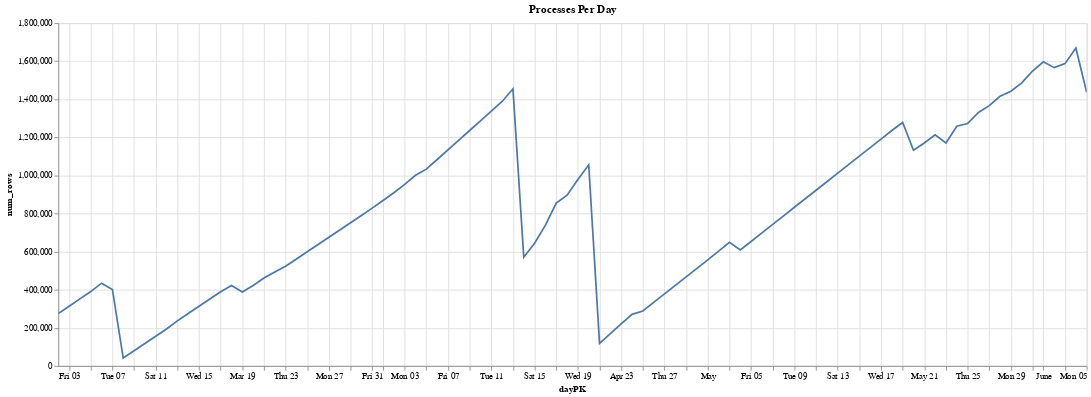

Notebook code for this chart:
### Code cell
# Simple count of processes per day, with result assigned to a panda
# Convert dayPK to a timestamp and altair then displays it nicely.
processes_per_day = %dql select strptime(dayPK,'%Y%m%d') dayPK, count(*) num_rows from process group by all order by daypk
# Chart that using Altair
chart = alt.Chart(processes_per_day).mark_line().encode(
        x='dayPK:T',
        y='num_rows',
        tooltip=['dayPK:T','num_rows']
    ).properties(
        width=1200,
        height=400,
        title='Processes Per Day'
    ).interactive()
display(chart)

### Figure 1 — Vega-Lite specification as saved in the notebook (floating-point values rounded to 4 significant figures)
{"config": {"view": {"continuousWidth": 300, "continuousHeight": 300}}, "data": {"name": "data-f211ad94702a056b36eb33519c017e1a"}, "mark": {"type": "line"}, "encoding": {"tooltip": [{"field": "dayPK", "type": "temporal"}, {"field": "num_rows", "type": "quantitative"}], "x": {"field": "dayPK", "type": "temporal"}, "y": {"field": "num_rows", "type": "quantitative"}}, "height": 400, "params": [{"name": "param_2", "select": {"type": "interval", "encodings": ["x", "y"]}, "bind": "scales"}], "title": "Processes Per Day", "width": 1200, "$schema": "https://vega.github.io/schema/vega-lite/v5.8.0.json", "datasets": {"data-f211ad94702a056b36eb33519c017e1a": [{"dayPK": "2023-03-02T00:00:00", "num_rows": 275312}, {"dayPK": "2023-03-03T00:00:00", "num_rows": 313776}, {"dayPK": "2023-03-04T00:00:00", "num_rows": 352127}, {"dayPK": "2023-03-05T00:00:00", "num_rows": 390491}, {"dayPK": "2023-03-06T00:00:00", "num_rows": 434492}, {"dayPK": "2023-03-07T00:00:00", "num_rows": 401583}, {"dayPK": "2023-03-08T00:00:00", "num_rows": 41600}, {"dayPK": "2023-03-09T00:00:00", "num_rows": 79732}, {"dayPK": "2023-03-10T00:00:00", "num_rows": 117796}, {"dayPK": "2023-03-11T00:00:00", "num_rows": 155909}, {"dayPK": "2023-03-12T00:00:00", "num_rows": 193946}, {"dayPK": "2023-03-13T00:00:00", "num_rows": 236887}, {"dayPK": "2023-03-14T00:00:00", "num_rows": 274975}, {"dayPK": "2023-03-15T00:00:00", "num_rows": 313049}, {"dayPK": "2023-03-16T00:00:00", "num_rows": 351263}, {"dayPK": "2023-03-17T00:00:00", "num_rows": 389564}, {"dayPK": "2023-03-18T00:00:00", "num_rows": 422164}, {"dayPK": "2023-03-19T00:00:00", "num_rows": 388110}, {"dayPK": "2023-03-20T00:00:00", "num_rows": 422530}, {"dayPK": "2023-03-21T00:00:00", "num_rows": 461378}, {"dayPK": "2023-03-22T00:00:00", "num_rows": 493480}, {"dayPK": "2023-03-23T00:00:00", "num_rows": 523676}, {"dayPK": "2023-03-24T00:00:00", "num_rows": 561671}, {"dayPK": "2023-03-25T00:00:00", "num_rows": 599683}, {"dayPK": "2023-03-26T00:00:00", "num_rows": 637717}, {"dayPK": "2023-03-27T00:00:00", "num_rows": 676107}, {"dayPK": "2023-03-28T00:00:00", "num_rows": 714039}, {"dayPK": "2023-03-29T00:00:00", "num_rows": 752125}, {"dayPK": "2023-03-30T00:00:00", "num_rows": 790118}, {"dayPK": "2023-03-31T00:00:00", "num_rows": 828484}, {"dayPK": "2023-04-01T00:00:00", "num_rows": 868804}, {"dayPK": "2023-04-02T00:00:00", "num_rows": 909505}, {"dayPK": "2023-04-03T00:00:00", "num_rows": 953543}, {"dayPK": "2023-04-04T00:00:00", "num_rows": 1000861}, {"dayPK": "2023-04-05T00:00:00", "num_rows": 1033378}, {"dayPK": "2023-04-06T00:00:00", "num_rows": 1084008}, {"dayPK": "2023-04-07T00:00:00", "num_rows": 1134984}, {"dayPK": "2023-04-08T00:00:00", "num_rows": 1185608}, {"dayPK": "2023-04-09T00:00:00", "num_rows": 1236232}, {"dayPK": "2023-04-10T00:00:00", "num_rows": 1286851}, {"dayPK": "2023-04-11T00:00:00", "num_rows": 1337497}, {"dayPK": "2023-04-12T00:00:00", "num_rows": 1388771}, {"dayPK": "2023-04-13T00:00:00", "num_rows": 1455221}, {"dayPK": "2023-04-14T00:00:00", "num_rows": 571236}, {"dayPK": "2023-04-15T00:00:00", "num_rows": 644641}, {"dayPK": "2023-04-16T00:00:00", "num_rows": 738942}, {"dayPK": "2023-04-17T00:00:00", "num_rows": 855359}, {"dayPK": "2023-04-18T00:00:00", "num_rows": 896211}, {"dayPK": "2023-04-19T00:00:00", "num_rows": 978818}, {"dayPK": "2023-04-20T00:00:00", "num_rows": 1056070}, {"dayPK": "2023-04-21T00:00:00", "num_rows": 118564}, {"dayPK": "2023-04-22T00:00:00", "num_rows": 169628}, {"dayPK": "2023-04-23T00:00:00", "num_rows": 220712}, {"dayPK": "2023-04-24T00:00:00", "num_rows": 270986}, {"dayPK": "2023-04-25T00:00:00", "num_rows": 288596}, {"dayPK": "2023-04-26T00:00:00", "num_rows": 333495}, {"dayPK": "2023-04-27T00:00:00", "num_rows": 378241}, {"dayPK": "2023-04-28T00:00:00", "num_rows": 422908}, {"dayPK": "2023-04-29T00:00:00", "num_rows": 467643}, {"dayPK": "2023-04-30T00:00:00", "num_rows": 512227}, {"dayPK": "2023-05-01T00:00:00", "num_rows": 556860}, {"dayPK": "2023-05-02T00:00:00", "num_rows": 602659}, {"dayPK": "2023-05-03T00:00:00", "num_rows": 649527}, {"dayPK": "2023-05-04T00:00:00", "num_rows": 608671}, {"dayPK": "2023-05-05T00:00:00", "num_rows": 653565}, {"dayPK": "2023-05-06T00:00:00", "num_rows": 698424}, {"dayPK": "2023-05-07T00:00:00", "num_rows": 743233}, {"dayPK": "2023-05-08T00:00:00", "num_rows": 788167}, {"dayPK": "2023-05-09T00:00:00", "num_rows": 833028}, {"dayPK": "2023-05-10T00:00:00", "num_rows": 877872}, {"dayPK": "2023-05-11T00:00:00", "num_rows": 922601}, {"dayPK": "2023-05-12T00:00:00", "num_rows": 967300}, {"dayPK": "2023-05-13T00:00:00", "num_rows": 1012053}, {"dayPK": "2023-05-14T00:00:00", "num_rows": 1056719}, {"dayPK": "2023-05-15T00:00:00", "num_rows": 1101843}, {"dayPK": "2023-05-16T00:00:00", "num_rows": 1146607}, {"dayPK": "2023-05-17T00:00:00", "num_rows": 1191241}, {"dayPK": "2023-05-18T00:00:00", "num_rows": 1236030}, {"dayPK": "2023-05-19T00:00:00", "num_rows": 1278464}, {"dayPK": "2023-05-20T00:00:00", "num_rows": 1132233}, {"dayPK": "2023-05-21T00:00:00", "num_rows": 1170577}, {"dayPK": "2023-05-22T00:00:00", "num_rows": 1213952}, {"dayPK": "2023-05-23T00:00:00", "num_rows": 1170843}, {"dayPK": "2023-05-24T00:00:00", "num_rows": 1258524}, {"dayPK": "2023-05-25T00:00:00", "num_rows": 1272844}, {"dayPK": "2023-05-26T00:00:00", "num_rows": 1331009}, {"dayPK": "2023-05-27T00:00:00", "num_rows": 1366930}, {"dayPK": "2023-05-28T00:00:00", "num_rows": 1416188}, {"dayPK": "2023-05-29T00:00:00", "num_rows": 1442812}, {"dayPK": "2023-05-30T00:00:00", "num_rows": 1486296}, {"dayPK": "2023-05-31T00:00:00", "num_rows": 1548468}, {"dayPK": "2023-06-01T00:00:00", "num_rows": 1596900}, {"dayPK": "2023-06-02T00:00:00", "num_rows": 1566140}, {"dayPK": "2023-06-03T00:00:00", "num_rows": 1587303}, {"dayPK": "2023-06-04T00:00:00", "num_rows": 1669153}, {"dayPK": "2023-06-05T00:00:00", "num_rows": 1436837}]}}
